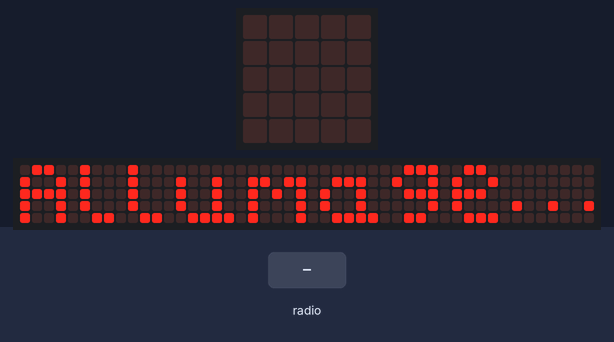
The program below on a simulated BBC micro:bit running MicroPython. On the bench: the board's 5×5 LED display, a strip that is not on the board, showing the scrolling text unrolled. The test bench sets the inputs (shaded band). The 48×5 strip is a reading aid, not a part: it shows the text the display is scrolling, unrolled, one strip-width of it at a time.

Above: at 2.9 s.
4.2 s: radio message "1" arrives
At 4.27 s:
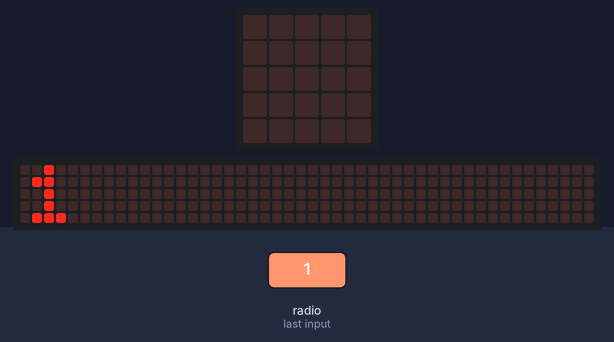
At 6.0 s:
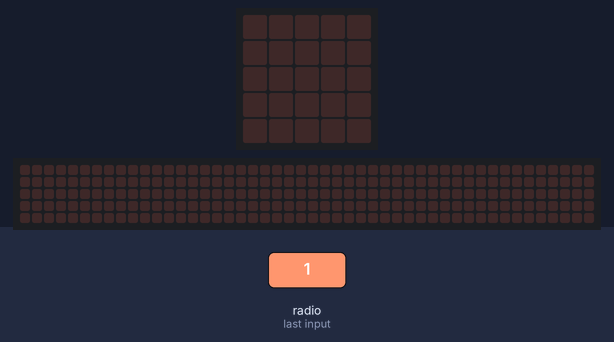
Timing chart, 0 to 7.5 s (numbered marks = the images above; inputs shaded):
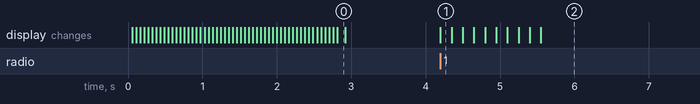

The program:

micro_morse.py
```python
from microbit import *
from morse import *
import radio

def morse_vers_lettre(code, arbre):
    """
    Traduit la chaîne `code` formatté en un caractère de l'alphabet classique
    Si le code n'est pas correctement formatté, renvoyer None
    """
    pass

def creer_message():
    """
    Récupère l'entrée utilisateur et retourne la chaîne formée
    """
    pass


# Partie principale

radio.on() # Allume la radio
radio.config(channel=42) # Configure le canal utilisé (doit être compris entre 0 et 83)

display.scroll("Allumage...", delay=50)
while True:
    message_recu = radio.receive() # Essaye de recevoir un message
    if message_recu != None:
        display.scroll(message_recu) # Affiche le message reçu s'il existe

    # Code pour écrire un message et l'envoyer
```

morse.py
```python
class Noeud:
    def __init__(self, cle, gauche, droit):
        """
        Crée le noeud
        """
        self.cle = cle # La valeur du noeud
        self.gauche = gauche # Le noeud gauche
        self.droit = droit # Le noeud droit

# Arbre permettant de traduire du morse
NEUF = Noeud('9', None, None)
ZERO = Noeud('0', None, None)
HUIT = Noeud('8', None, None)
SEPT = Noeud('7', None, None)
SIX = Noeud('6', None, None)
DEUX = Noeud('2', None, None)
UN = Noeud('1', None, None)
TROIS = Noeud('3', None, None)
QUATRE = Noeud('4', None, None)
CINQ = Noeud('5', None, None)
C = Noeud('C', None, None)
Q = Noeud('Q', None, None)
Z = Noeud('Z', SEPT, None)
X = Noeud('X', None, None)
B = Noeud('B', SIX, None)
Y = Noeud('Y', None, None)
F = Noeud('F', None, None)
V = Noeud('V', None, TROIS)
H = Noeud('H', CINQ, QUATRE)
J = Noeud('J', None, UN)
P = Noeud('P', None, None)
L = Noeud('L', None, None)
O = Noeud('O', Noeud(None, HUIT, None), Noeud(None, NEUF, ZERO))
G = Noeud('G', Z, Q)
D = Noeud('D', B, X)
K = Noeud('K', C, Y)
U = Noeud('U', F, Noeud(None, None, DEUX))
S = Noeud('S', H, V)
W = Noeud('W', P, J)
R = Noeud('R', L, None)
M = Noeud('M', G, O)
N = Noeud('N', D, K)
I = Noeud('I', S, U)
A = Noeud('A', R, W)
E = Noeud('E', I, A)
T = Noeud('T', N, M)
MORSE = Noeud(None, E, T)
```

Measured:
- after the input at 4.2 s, the display: changes at once (image 1)
